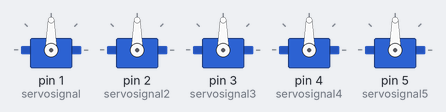
Simulated run of this sketch. Board: Arduino Uno, built with avr-gcc and run on an emulated ATmega328P. Parts: 5 × servo.

Above: at 0.05 s.
At 2.5 s:
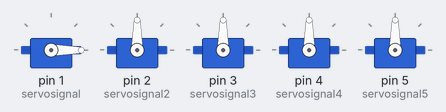
At 5.0 s:
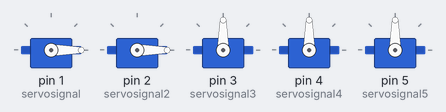
At 6.25 s:
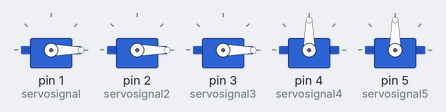
At 7.5 s:
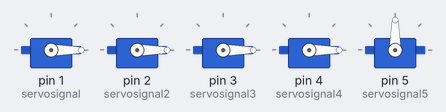
At 10.0 s:
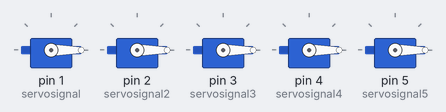
Timing chart, 0 to 13.0 s (numbered marks = the images above):
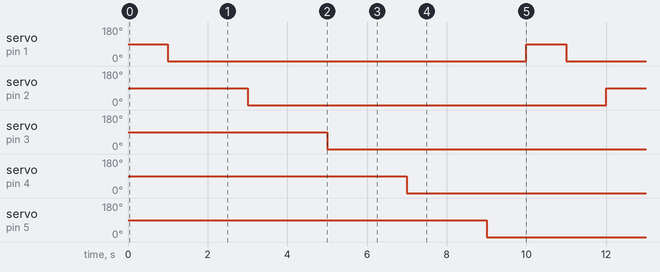

The sketch:

five_servo_motor.ino
```cpp
#include <Servo.h>
int servosignal = 1; 	//aattached first servo to pin1
Servo servo1;
int servosignal2 = 2;	//aattached second servo to pin2
Servo servo2;
int servosignal3 = 3;	//aattached third servo to pin3
Servo servo3;
int servosignal4 = 4;	//aattached fourth servo to pin4
Servo servo4;
int servosignal5 = 5;	//aattached fith servo to pin 5
Servo servo5;
void setup()
{
  servo1.attach (servosignal);
  servo2.attach (servosignal2);
  servo3.attach (servosignal3);
  servo4.attach (servosignal4);
  servo5.attach (servosignal5);
}

void loop()
{
  servo1.write(90); 	//making each servo to move to 90 degree, then after one seconf iy will get back to 0 degree
  delay(1000);
  servo1.write(0);
  delay(1000);
   servo2.write(90);
  delay(1000);
   servo2.write(0);
  delay(1000);
   servo3.write(90);
  delay(1000);
   servo3.write(0);
  delay(1000);
   servo4.write(90);
  delay(1000);
   servo4.write(0);
  delay(1000);
   servo5.write(90);
  delay(1000);
   servo5.write(0);
  delay(1000);
}
```

Measured:
- by itself, servo on pin 1 (servosignal), servo on pin 2 (servosignal2), servo on pin 3 (servosignal3), servo on pin 4 (servosignal4), servo on pin 5 (servosignal5): alternates 90° for 1.0 s and 0° for 9.0 s
